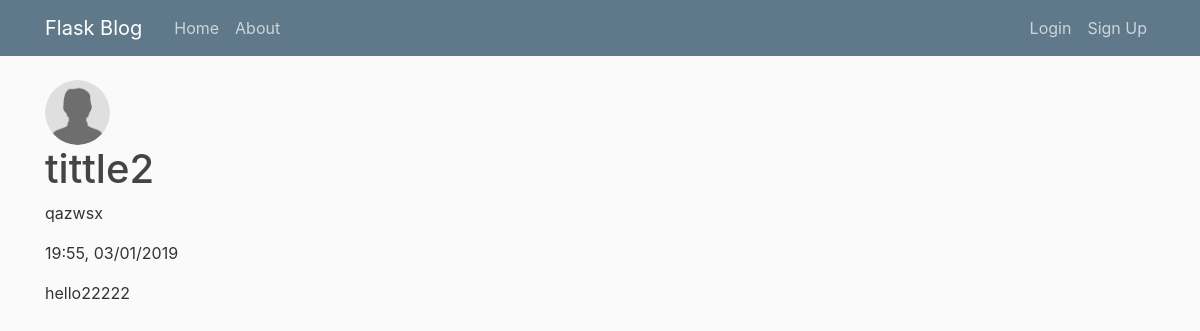
Screenshot of /post/2 with the database file from the repository.
### sharethoughts/models.py (models this page shows, shortened)
class User(db.Model, UserMixin):
    id = db.Column(db.Integer, primary_key=True)
    username = db.Column(db.String(20), unique=True, nullable=False)
    email = db.Column(db.String(120), unique=True, nullable=False)
    image_file = db.Column(db.String(20), nullable=False, default='default.jpg')
    password = db.Column(db.String(60), nullable=False)
    posts = db.relationship('Post', backref='author', lazy=True)

class Post(db.Model):
    id = db.Column(db.Integer, primary_key=True)
    user_id = db.Column(db.Integer, db.ForeignKey('user.id'), nullable=False)
    title = db.Column(db.String(100), nullable=False)
    date = db.Column(db.DateTime, nullable=False, default=datetime.utcnow)
    content = db.Column(db.Text, nullable=False)

### sharethoughts/routes.py (the view)
@app.route('/post/<int:post_id>')
def post(post_id):
    post = Post.query.get_or_404(post_id)  # if not exist, return 404
    return render_template('post.html', title=post.title, post=post)

### sharethoughts/templates/post.html (shortened to what this page needs)
{% extends 'layout.html' %}
{% block content %}
    <img class="rounded-circle article-img"  src="{{ url_for('static', filename='images/' + post.author.image_file) }}">
    <h1>{{post.title}}</h1>
    <p>{{post.author.username}}</p>
    <p>{{post.date.strftime("%H:%M, %m/%d/%Y")}}</p>
    <p>{{post.content}}</p>
{% endblock content %}

### sharethoughts/static/main.css (style rules this page uses)
body { background: #fafafa; color: #333333; margin-top: 5rem; }
h1, h2, h3, h4, h5, h6 { color: #444444; }
.article-img { height: 65px; width: 65px; margin-right: 16px; }

### rows the page displays
User: image_file (placeholder picture), author.username "qazwsx"
Post: title "tittle2", date "19:55, 03/01/2019", content "hello22222"
